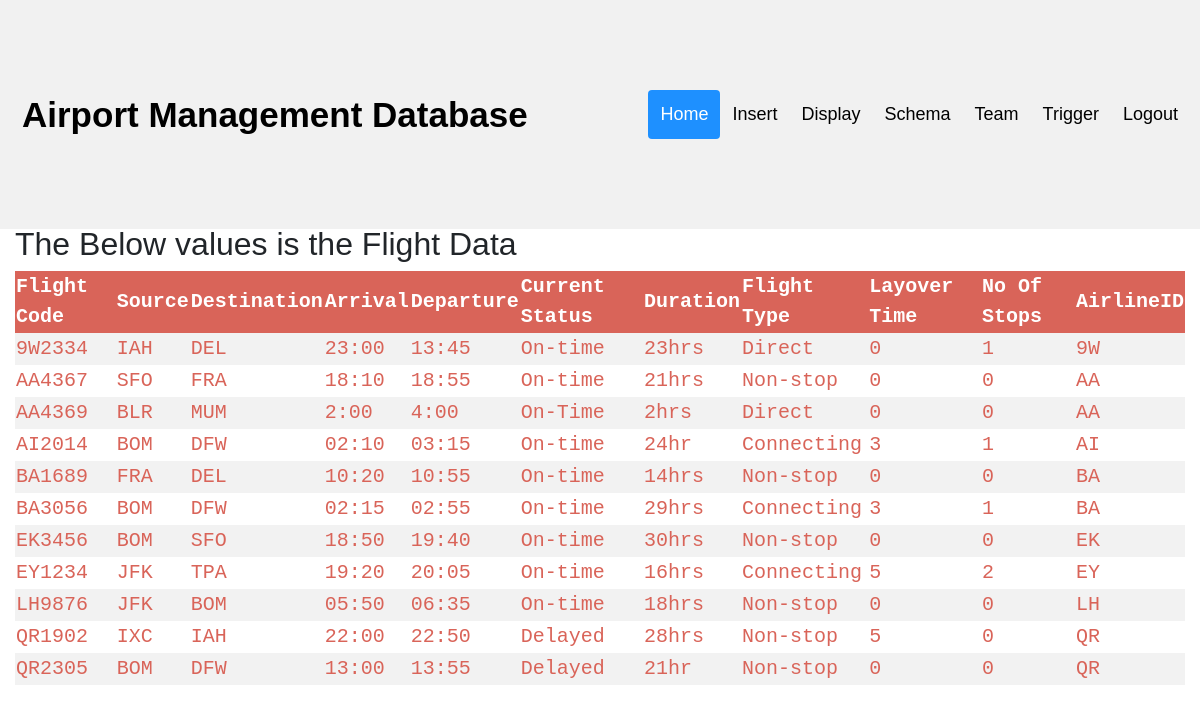
The page /FlightsDisp.php on the database its author committed.
### tables this page shows
CREATE TABLE `flight` (
  `FLIGHT_CODE` varchar(10) NOT NULL,
  `SOURCE` varchar(3) DEFAULT NULL,
  `DESTINATION` varchar(3) DEFAULT NULL,
  `ARRIVAL` varchar(10) DEFAULT NULL,
  `DEPARTURE` varchar(10) DEFAULT NULL,
  `CUR_STATUS` varchar(10) DEFAULT NULL,
  `DURATION` varchar(30) DEFAULT NULL,
  `FLIGHTTYPE` varchar(10) DEFAULT NULL,
  `LAYOVER_TIME` varchar(30) DEFAULT NULL,
  `NO_OF_STOPS` int(11) DEFAULT NULL,
  `AIRLINEID` varchar(3) DEFAULT NULL
);

### FlightsDisp.php (the view, shortened to what this page needs)
<!DOCTYPE html>
<html>
<head>
<link rel="stylesheet" href="https://stackpath.bootstrapcdn.com/bootstrap/4.3.1/css/bootstrap.min.css">
</head>
<body>
   <div id="navbar">
  <a href="HomePage.php" id="logo">Airport Management Database</a>
  <div id="navbar-right">
    <a class="active" href="HomePage.php">Home</a>
    <a href="Insertion.php">Insert</a>
    <a href="Display.php">Display</a>
    <a href="Schema.php">Schema</a>
    <a href="Team.php">Team</a>
    <a href="Trigger.php">Trigger</a>
    <a href="Logout.php">Logout</a>
  </div>
</div>
<div style="margin-top:210px;padding:15px 15px;font-size:30px">
  <h2> The Below values is the Flight Data </h2>
  <table>
  <tr>
    <th>Flight Code</th>
    <th>Source</th>
    <th>Destination</th>
    <th>Arrival</th>
    <th>Departure</th>
    <th>Current Status</th>
    <th>Duration</th>
    <th>Flight Type</th>
    <th>Layover Time</th>
    <th>No Of Stops</th>
    <th>AirlineID</th>
  </tr>
  <?php
  $conn = mysqli_connect("localhost","root","","airport");
    $sql="SELECT * FROM flight;";
  $result = mysqli_query($conn, $sql);
  $resultCheck = mysqli_num_rows($result);
  if($resultCheck){
    while ($row = mysqli_fetch_assoc($result)){
      echo "<tr><td>". $row["FLIGHT_CODE"]."</td><td>". $row["SOURCE"]."</td><td>".$row["DESTINATION"]."</td><td>".$row["ARRIVAL"]."</td><td>". $row["DEPARTURE"]."</td><td>".$row["CUR_STATUS"]. "</td><td>".$row["DURATION"]."</td><td>".$row["FLIGHTTYPE"]."</td><td>".$row["LAYOVER_TIME"]."</td><td>".$row["NO_OF_STOPS"]."</td><td>".$row["AIRLINEID"]."</td></tr>";
    }
  }
  else{
    echo "0 results";
  }
  ?>
  </table>
</body>
</html>

### FlightsDisp.php (style rules this page uses)
* { box-sizing: border-box; }
body { margin: 0; font-family: Arial, Helvetica, sans-serif; }
#navbar { overflow: hidden; background-color: #f1f1f1; padding: 90px 10px; transition: 0.4s; position: fixed; width: 100%; top: 0; z-index: 99; }
#navbar a { float: left; color: black; text-align: center; padding: 12px; text-decoration: none; font-size: 18px; line-height: 25px; border-radius: 4px; }
#navbar #logo { font-size: 35px; font-weight: bold; transition: 0.4s; }
#navbar a.active { background-color: dodgerblue; color: white; }
#navbar-right { float: right; }
table { border-collapse: collapse; width: 100%; color: #d96459; font-family: monospace; font-size: 20px; text-align: left; }
th { background-color: #d96459; color: white; }
tr:nth-child(even) { background-color: #f2f2f2f2 }

### rows shown on the page
flight: FLIGHT_CODE "9W2334", SOURCE "IAH", DESTINATION "DEL", ARRIVAL "23:00", DEPARTURE "13:45", CUR_STATUS "On-time", DURATION "23hrs", FLIGHTTYPE "Direct", LAYOVER_TIME "0", NO_OF_STOPS "1", AIRLINEID "9W"
flight: FLIGHT_CODE "AA4367", SOURCE "SFO", DESTINATION "FRA", ARRIVAL "18:10", DEPARTURE "18:55", CUR_STATUS "On-time", DURATION "21hrs", FLIGHTTYPE "Non-stop", LAYOVER_TIME "0", NO_OF_STOPS "0", AIRLINEID "AA"
flight: FLIGHT_CODE "AA4369", SOURCE "BLR", DESTINATION "MUM", ARRIVAL "2:00", DEPARTURE "4:00", CUR_STATUS "On-Time", DURATION "2hrs", FLIGHTTYPE "Direct", LAYOVER_TIME "0", NO_OF_STOPS "0", AIRLINEID "AA"
flight: FLIGHT_CODE "AI2014", SOURCE "BOM", DESTINATION "DFW", ARRIVAL "02:10", DEPARTURE "03:15", CUR_STATUS "On-time", DURATION "24hr", FLIGHTTYPE "Connecting", LAYOVER_TIME "3", NO_OF_STOPS "1", AIRLINEID "AI"
flight: FLIGHT_CODE "BA1689", SOURCE "FRA", DESTINATION "DEL", ARRIVAL "10:20", DEPARTURE "10:55", CUR_STATUS "On-time", DURATION "14hrs", FLIGHTTYPE "Non-stop", LAYOVER_TIME "0", NO_OF_STOPS "0", AIRLINEID "BA"
flight: FLIGHT_CODE "BA3056", SOURCE "BOM", DESTINATION "DFW", ARRIVAL "02:15", DEPARTURE "02:55", CUR_STATUS "On-time", DURATION "29hrs", FLIGHTTYPE "Connecting", LAYOVER_TIME "3", NO_OF_STOPS "1", AIRLINEID "BA"
flight: FLIGHT_CODE "EK3456", SOURCE "BOM", DESTINATION "SFO", ARRIVAL "18:50", DEPARTURE "19:40", CUR_STATUS "On-time", DURATION "30hrs", FLIGHTTYPE "Non-stop", LAYOVER_TIME "0", NO_OF_STOPS "0", AIRLINEID "EK"
flight: FLIGHT_CODE "EY1234", SOURCE "JFK", DESTINATION "TPA", ARRIVAL "19:20", DEPARTURE "20:05", CUR_STATUS "On-time", DURATION "16hrs", FLIGHTTYPE "Connecting", LAYOVER_TIME "5", NO_OF_STOPS "2", AIRLINEID "EY"
flight: FLIGHT_CODE "LH9876", SOURCE "JFK", DESTINATION "BOM", ARRIVAL "05:50", DEPARTURE "06:35", CUR_STATUS "On-time", DURATION "18hrs", FLIGHTTYPE "Non-stop", LAYOVER_TIME "0", NO_OF_STOPS "0", AIRLINEID "LH"
flight: FLIGHT_CODE "QR1902", SOURCE "IXC", DESTINATION "IAH", ARRIVAL "22:00", DEPARTURE "22:50", CUR_STATUS "Delayed", DURATION "28hrs", FLIGHTTYPE "Non-stop", LAYOVER_TIME "5", NO_OF_STOPS "0", AIRLINEID "QR"
flight: FLIGHT_CODE "QR2305", SOURCE "BOM", DESTINATION "DFW", ARRIVAL "13:00", DEPARTURE "13:55", CUR_STATUS "Delayed", DURATION "21hr", FLIGHTTYPE "Non-stop", LAYOVER_TIME "0", NO_OF_STOPS "0", AIRLINEID "QR"
